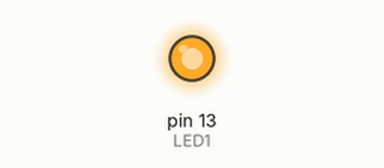
The sketch below on a simulated Arduino Uno, built with avr-gcc and run on an emulated ATmega328P. Parts: output pins drawn as LEDs (lit = HIGH).

Above: at 1.0 s.
At 3.0 s:
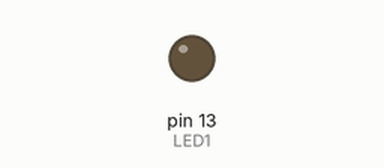
Timing chart, 0 to 5.2 s (numbered marks = the images above):
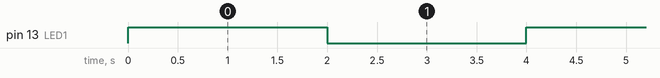

The sketch:

led_project.ino
```cpp
int LED1 = 13;


void setup() {
  // put your setup code here, to run once:

pinMode (LED1, OUTPUT);

}


void loop() {
  // put your main code here, to run repeatedly:


digitalWrite(LED1, HIGH);   // turn on LED1
delay(2000);
                // wait for 20000ms
digitalWrite(LED1, LOW);   // turn off LED1
delay (2000);     // restart program

}
```

Measured:
- by itself, pin 13 (LED1): alternates HIGH for 2.0 s and LOW for 2.0 s
